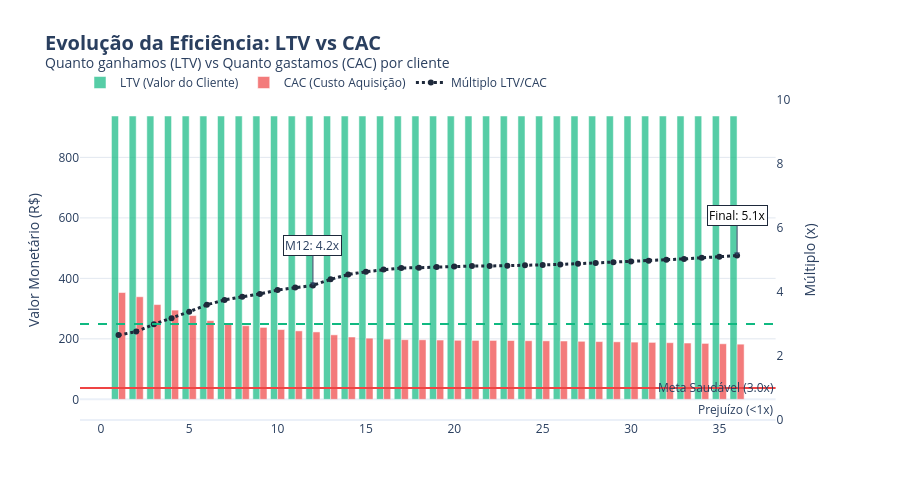

This figure's notebook cell:
### Code cell
# ============================================================================
# CELULA 07 - UNIT ECONOMICS: LTV vs CAC (VISUALIZAÇÃO MELHORADA)
# ============================================================================
import plotly.graph_objects as go
from plotly.subplots import make_subplots

# Dados
meses = df_base['Mes']
ltv = df_base['LTV']
cac = df_base['CAC']
ratio = df_base['LTV_CAC_Ratio']

# Criar figura com eixo duplo
fig_unit = make_subplots(specs=[[{"secondary_y": True}]])

# 1. Barras de LTV e CAC
fig_unit.add_trace(
    go.Bar(x=meses, y=ltv, name="LTV (Valor do Cliente)", marker_color=PREMISSAS['cores']['marketing_organico'], opacity=0.7),
    secondary_y=False
)
fig_unit.add_trace(
    go.Bar(x=meses, y=cac, name="CAC (Custo Aquisição)", marker_color=PREMISSAS['cores']['cogs'], opacity=0.7),
    secondary_y=False
)

# 2. Linha de Ratio (LTV/CAC)
fig_unit.add_trace(
    go.Scatter(x=meses, y=ratio, name="Múltiplo LTV/CAC", 
               line=dict(color=PREMISSAS['cores']['linha_referencia'], width=3, dash='dot'),
               mode='lines+markers'),
    secondary_y=True
)

# 3. Linhas de Referência (Benchmarks)
fig_unit.add_hline(y=PREMISSAS['benchmark_ltv_cac_atencao'], line_dash="dash", line_color=PREMISSAS['cores']['marketing_organico'], secondary_y=True, 
                   annotation_text=f"Meta Saudável ({PREMISSAS['benchmark_ltv_cac_atencao']}x)", annotation_position="top right")
fig_unit.add_hline(y=PREMISSAS['benchmark_ltv_cac_critico'], line_dash="solid", line_color=PREMISSAS['cores']['cogs'], secondary_y=True, 
                   annotation_text="Prejuízo (<1x)", annotation_position="bottom right")

# 4. Anotações Inteligentes (Pontos Chave)
# Mês 12
idx_m12 = PREMISSAS['meses_por_ano'] - 1
if len(meses) >= PREMISSAS['meses_por_ano']:
    r12 = ratio.iloc[idx_m12]
    fig_unit.add_annotation(
        x=PREMISSAS['meses_por_ano'], y=r12, xref="x", yref="y2",
        text=f"M12: {r12:.1f}x", showarrow=True, arrowhead=1, ax=0, ay=-40,
        bgcolor="white", bordercolor=PREMISSAS['cores']['linha_referencia']
    )

# Mês 36 (Final)
r36 = ratio.iloc[-1]
fig_unit.add_annotation(
    x=meses.iloc[-1], y=r36, xref="x", yref="y2",
    text=f"Final: {r36:.1f}x", showarrow=True, arrowhead=1, ax=0, ay=-40,
    bgcolor="white", bordercolor=PREMISSAS['cores']['linha_referencia'], font=dict(size=12, color="black")
)

# Layout Profissional
fig_unit.update_layout(
    title=dict(text="<b>Evolução da Eficiência: LTV vs CAC</b><br><sup>Quanto ganhamos (LTV) vs Quanto gastamos (CAC) por cliente</sup>", font=dict(size=20)),
    template='plotly_white',
    height=PREMISSAS['layout_altura_grafico'],
    legend=dict(orientation="h", y=1.1),
    margin=dict(t=100)
)

fig_unit.update_yaxes(title_text="Valor Monetário (R$)", secondary_y=False, showgrid=True, gridcolor=PREMISSAS['cores']['grid'])
fig_unit.update_yaxes(title_text="Múltiplo (x)", secondary_y=True, showgrid=False, range=[0, max(10, ratio.max()*1.1)])

fig_unit.show()

# Interpretação
interpretar_ltv_cac(ltv.iloc[-1], cac.iloc[-1], ratio.iloc[-1])
print("✅ CELULA 08: Hardcoded removidos (cores, benchmarks, índices)")

### Figure 1 — Plotly figure (JSON) as saved in the notebook; plotly's stock layout.template omitted (floating-point values rounded to 4 significant figures)
{"data": [{"marker": {"color": "#10B981"}, "name": "LTV (Valor do Cliente)", "opacity": 0.7, "type": "bar", "x": [1, 2, 3, 4, 5, 6, 7, 8, 9, 10, 11, 12, 13, 14, 15, 16, 17, 18, 19, 20, 21, 22, 23, 24, 25, 26, 27, 28, 29, 30, 31, 32, 33, 34, 35, 36], "xaxis": "x", "y": [936.9, 936.9, 936.9, 936.9, 936.9, 936.9, 936.9, 936.9, 936.9, 936.9, 936.9, 936.9, 936.9, 936.9, 936.9, 936.9, 936.9, 936.9, 936.9, 936.9, 936.9, 936.9, 936.9, 936.9, 936.9, 936.9, 936.9, 936.9, 936.9, 936.9, 936.9, 936.9, 936.9, 936.9, 936.9, 936.9], "yaxis": "y"}, {"marker": {"color": "#EF4444"}, "name": "CAC (Custo Aquisição)", "opacity": 0.7, "type": "bar", "x": [1, 2, 3, 4, 5, 6, 7, 8, 9, 10, 11, 12, 13, 14, 15, 16, 17, 18, 19, 20, 21, 22, 23, 24, 25, 26, 27, 28, 29, 30, 31, 32, 33, 34, 35, 36], "xaxis": "x", "y": [353.1, 339.2, 313.3, 295.0, 276.8, 260.2, 249.7, 243.4, 237.8, 230.7, 226.3, 222.8, 213.1, 206.1, 202.2, 199.2, 197.2, 196.9, 196.0, 195.2, 194.7, 194.7, 194.4, 193.8, 193.4, 192.7, 191.8, 190.9, 190.1, 189.1, 188.2, 187.2, 186.1, 184.9, 183.6, 182.3], "yaxis": "y"}, {"line": {"color": "#1E293B", "dash": "dot", "width": 3}, "mode": "lines+markers", "name": "Múltiplo LTV/CAC", "type": "scatter", "x": [1, 2, 3, 4, 5, 6, 7, 8, 9, 10, 11, 12, 13, 14, 15, 16, 17, 18, 19, 20, 21, 22, 23, 24, 25, 26, 27, 28, 29, 30, 31, 32, 33, 34, 35, 36], "xaxis": "x", "y": [2.654, 2.762, 2.991, 3.177, 3.384, 3.6, 3.752, 3.85, 3.94, 4.061, 4.14, 4.205, 4.396, 4.546, 4.634, 4.703, 4.751, 4.759, 4.78, 4.8, 4.812, 4.812, 4.821, 4.835, 4.845, 4.861, 4.885, 4.908, 4.928, 4.954, 4.978, 5.004, 5.034, 5.068, 5.103, 5.138], "yaxis": "y2"}], "layout": {"annotations": [{"showarrow": false, "text": "Meta Saudável (3.0x)", "x": 1, "xanchor": "right", "xref": "x domain", "y": 3, "yanchor": "bottom", "yref": "y"}, {"showarrow": false, "text": "Prejuízo (<1x)", "x": 1, "xanchor": "right", "xref": "x domain", "y": 1, "yanchor": "top", "yref": "y"}, {"arrowhead": 1, "ax": 0, "ay": -40, "bgcolor": "white", "bordercolor": "#1E293B", "showarrow": true, "text": "M12: 4.2x", "x": 12, "xref": "x", "y": 4.205, "yref": "y2"}, {"arrowhead": 1, "ax": 0, "ay": -40, "bgcolor": "white", "bordercolor": "#1E293B", "font": {"color": "black", "size": 12}, "showarrow": true, "text": "Final: 5.1x", "x": 36, "xref": "x", "y": 5.138, "yref": "y2"}], "height": 500, "legend": {"orientation": "h", "y": 1.1}, "margin": {"t": 100}, "shapes": [{"line": {"color": "#10B981", "dash": "dash"}, "type": "line", "x0": 0, "x1": 1, "xref": "x domain", "y0": 3, "y1": 3, "yref": "y2"}, {"line": {"color": "#EF4444", "dash": "solid"}, "type": "line", "x0": 0, "x1": 1, "xref": "x domain", "y0": 1, "y1": 1, "yref": "y2"}], "title": {"font": {"size": 20}, "text": "<b>Evolução da Eficiência: LTV vs CAC</b><br><sup>Quanto ganhamos (LTV) vs Quanto gastamos (CAC) por cliente</sup>"}, "xaxis": {"anchor": "y", "domain": [0, 0.94]}, "yaxis": {"anchor": "x", "domain": [0, 1], "gridcolor": "#E2E8F0", "showgrid": true, "title": {"text": "Valor Monetário (R$)"}}, "yaxis2": {"anchor": "x", "overlaying": "y", "range": [0, 10], "showgrid": false, "side": "right", "title": {"text": "Múltiplo (x)"}}}}
